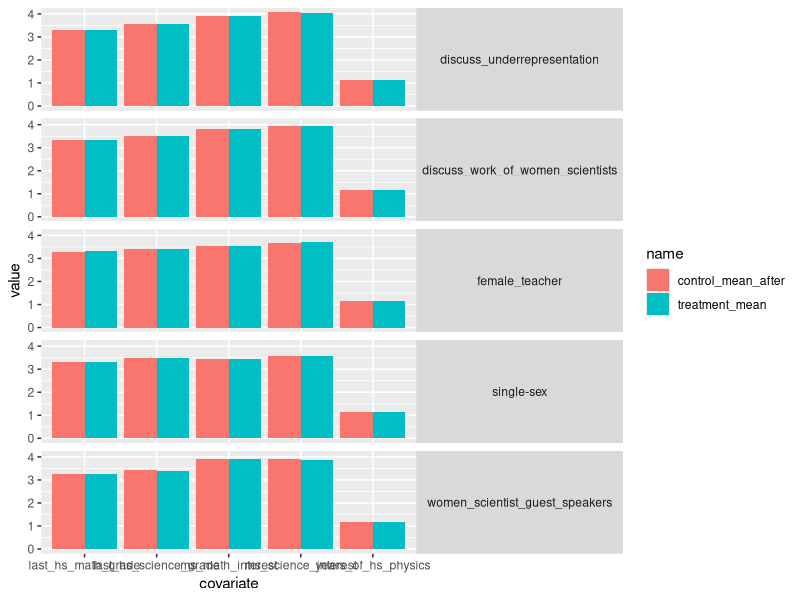
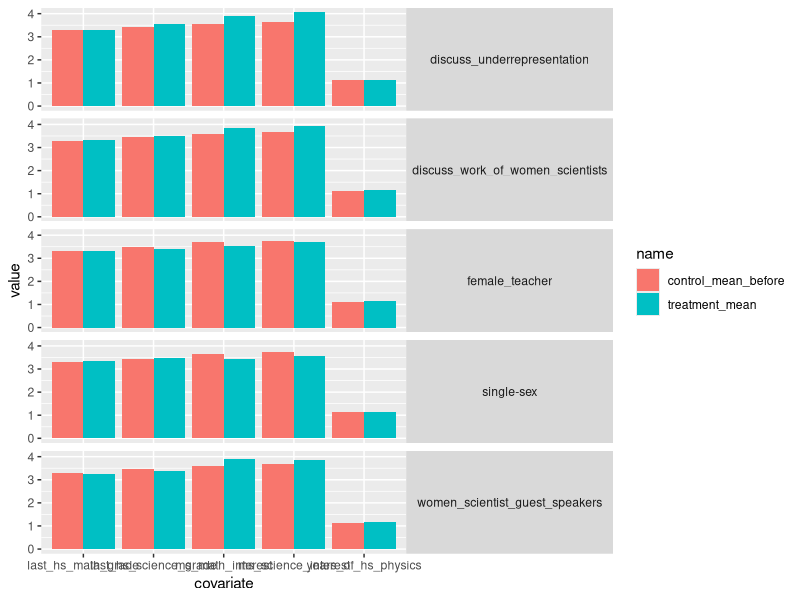
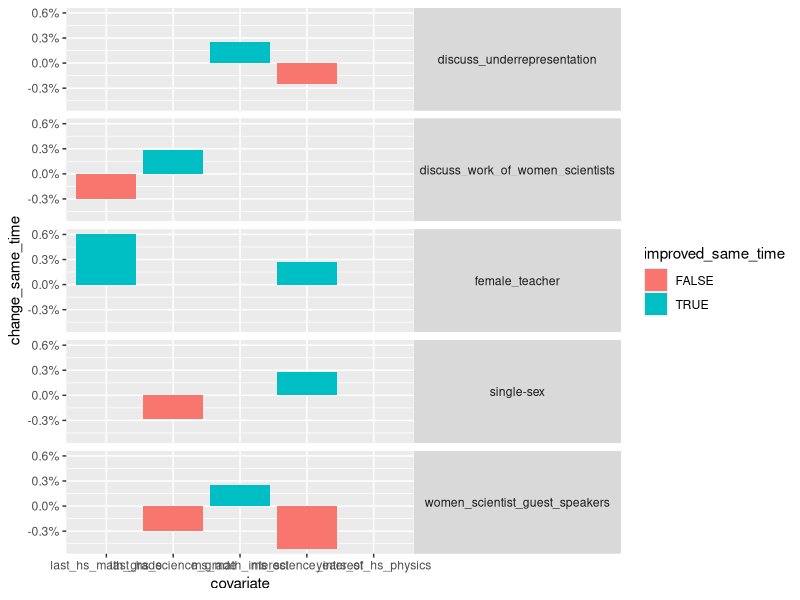
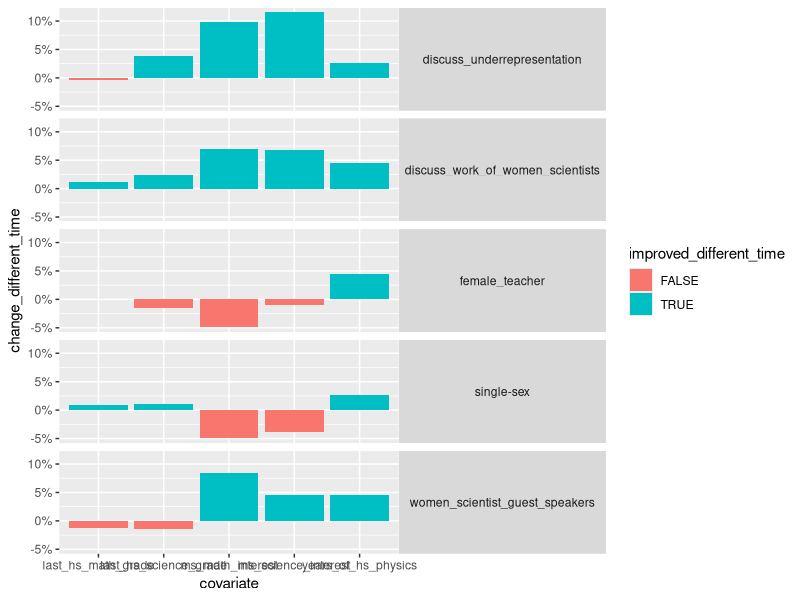

These figures' R source, in order:
#!/bin/env Rscript
wide_t <- readr::read_csv(
  file = "hazari_et_al_2013_table_1.csv",
  show_col_types = FALSE
)
names(wide_t)

# I only care about the difference in means at the end, i.e. the
# control group at the end should be compared with.
t <- wide_t |>
  dplyr::select(intervention,covariate,treatment_mean,control_mean_after) |>
  tidyr::pivot_longer(cols = c(treatment_mean,control_mean_after))
names(t)

ggplot2::ggplot(
  t,
  ggplot2::aes(x = covariate, y = value, fill = name)
) + ggplot2::geom_col(position = "dodge") +
  ggplot2::facet_grid(rows = ggplot2::vars(intervention)) +
  ggplot2::theme(strip.text.y.right = ggplot2::element_text(angle = 0))

ggplot2::ggsave("hazari_et_al_2013_results_1.png", width = 7, height = 7)

# I only care to reproduce the paper
t <- wide_t |>
  dplyr::select(intervention,covariate,treatment_mean,control_mean_before) |>
  tidyr::pivot_longer(cols = c(treatment_mean,control_mean_before))
names(t)

ggplot2::ggplot(
  t,
  ggplot2::aes(x = covariate, y = value, fill = name)
) + ggplot2::geom_col(position = "dodge") +
  ggplot2::facet_grid(rows = ggplot2::vars(intervention)) +
  ggplot2::theme(strip.text.y.right = ggplot2::element_text(angle = 0))

ggplot2::ggsave("hazari_et_al_2013_results_2.png", width = 7, height = 7)

# Let's see the effect of the treatment
t <- wide_t |> dplyr::select(intervention,covariate,treatment_mean,control_mean_before,control_mean_after)
t
t$change_same_time <- (t$treatment_mean - t$control_mean_after) / t$control_mean_after
t$change_different_time <- (t$treatment_mean - t$control_mean_before) / t$control_mean_before
t$improved_same_time <- t$change_same_time > 0.0
t$improved_different_time <- t$change_different_time > 0.0

ggplot2::ggplot(
  t,
  ggplot2::aes(x = covariate, y = change_same_time, fill = improved_same_time)
) + ggplot2::geom_col(position = "dodge") +
  ggplot2::scale_y_continuous(labels = scales::percent) +
  ggplot2::facet_grid(rows = ggplot2::vars(intervention)) +
  ggplot2::theme(strip.text.y.right = ggplot2::element_text(angle = 0))

ggplot2::ggsave("hazari_et_al_2013_results_1_improvement.png", width = 7, height = 7)

ggplot2::ggplot(
  t,
  ggplot2::aes(x = covariate, y = change_different_time, fill = improved_different_time)
) + ggplot2::geom_col(position = "dodge") +
  ggplot2::scale_y_continuous(labels = scales::percent) +
  ggplot2::facet_grid(rows = ggplot2::vars(intervention)) +
  ggplot2::theme(strip.text.y.right = ggplot2::element_text(angle = 0))

ggplot2::ggsave("hazari_et_al_2013_results_2_improvement.png", width = 7, height = 7)
